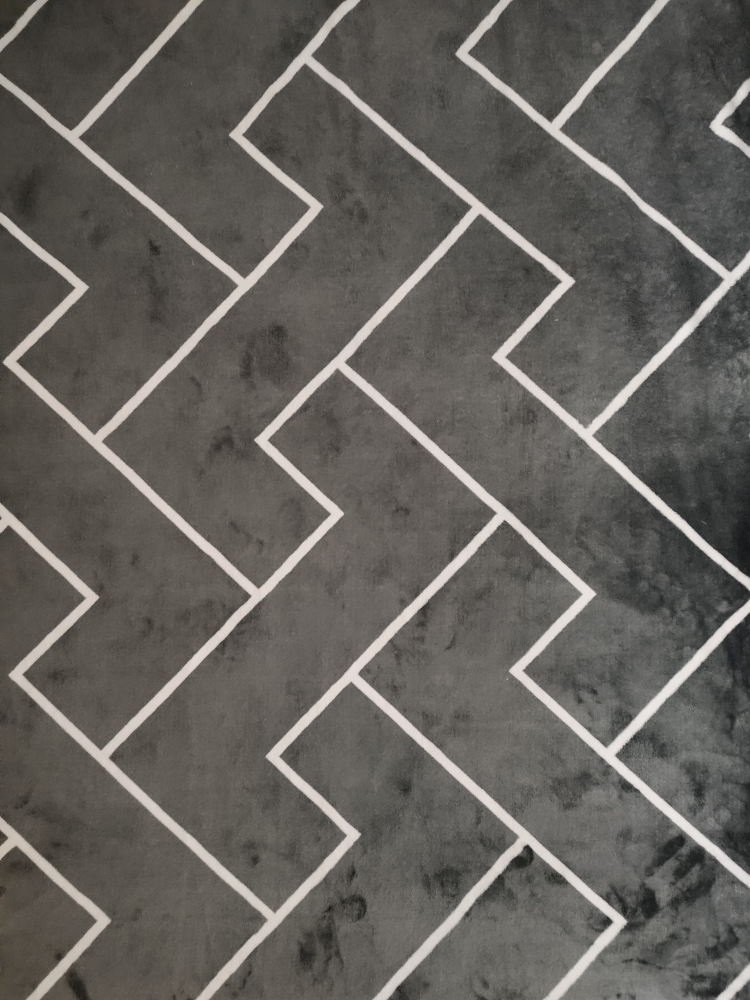
#> input picture 111.jpg, 3000 x 4000 px (shown at 1/4 size)
$ python 'opencv_7直方图与傅里叶变换.py'
#> lines starting #> are read from the running program, lines starting #| are printed output that depends on the picture
import cv2
import matplotlib.pyplot as plt
import numpy as np
import os
os.environ["CUDA_VISIBLE_DEVICES"] = "-1"
os.environ['TF_CPP_MIN_LOG_LEVEL'] = '2'

#cv图片展示通用代码
def cv_show(name,img):
    cv2.imshow(name, img)
    cv2.waitKey(0)  # 等待时间毫秒级，2000ms,0表示任意键终止
    cv2.destroyAllWindows()
#cv颜色通道转成plt颜色通道
def cv_plt(img):
    b, g, r = cv2.split(img)
    img_plt = cv2.merge([r, g, b])
    return img_plt

# [5 lines of commented-out code are left out]

img = cv2.imread('111.jpg')
#> img is the input picture: shape (4000, 3000, 3); mean B, G, R 92.9, 97.6, 100.6
img_noise = cv2.imread('222.jpg')
img_gray = cv2.imread('111.jpg',cv2.IMREAD_GRAYSCALE)
#> img_gray: shape (4000, 3000); min 9, max 237, mean 97.9
img_noise_gray = cv2.imread('222.jpg',cv2.IMREAD_GRAYSCALE)

'''
========================直方图==========================
cv2.calcHist(images,channels,mask,histSize,ranges)

            •image:原图图像格式为uint8/float32，传入图像用[],例如[img]
            •channels:灰度图[0]，彩色图像[0][1][2]BGR。
            •mask:掩模图像
            •histSize:BIN数目
            •ranges:[0-256]
'''
# [14 lines of commented-out code are left out]


'''
========================直方图中的掩膜mask==========================
'''
# #创建掩膜mask，实际上就是规定一个想要的区域，并将其赋值为255，因为opencv中默认255（白色）是想要的区域
# mask = np.zeros(img.shape[:2],np.uint8)
# mask[150:650,150:500] = 255   #mask[y轴,x轴]
# # cv_show('mask',mask)
#
# #与（&）操作，将原图和掩膜做与操作，得到掩膜区域对应在原图中的部分
# masked_img = cv2.bitwise_and(img,img,mask=mask)
# # cv_show('masked_img',masked_img)
#
# hist_full = cv2.calcHist([img],[2],None,[256],[0,256])
# hist_mask = cv2.calcHist([img],[2],mask,[256],[0,256])
#
# img = cv_plt(img)
# masked_img = cv_plt(masked_img)
#
# plt.subplot(221),plt.imshow(img,'gray')
# plt.subplot(222),plt.imshow(mask,'gray')
# plt.subplot(223),plt.imshow(masked_img,'gray')
# plt.subplot(224),plt.plot(hist_full),plt.plot(hist_mask)
# plt.xlim([0,256])   #限定x轴的显示范围为0~256
# plt.show()


'''
========================直方图均衡化==========================
'''
# [15 lines of commented-out code are left out]


'''
========================直方图自适应均衡化==========================
'''
clahe = cv2.createCLAHE(clipLimit=2.0,tileGridSize=(8,8))
res_clahe = clahe.apply(img_gray)
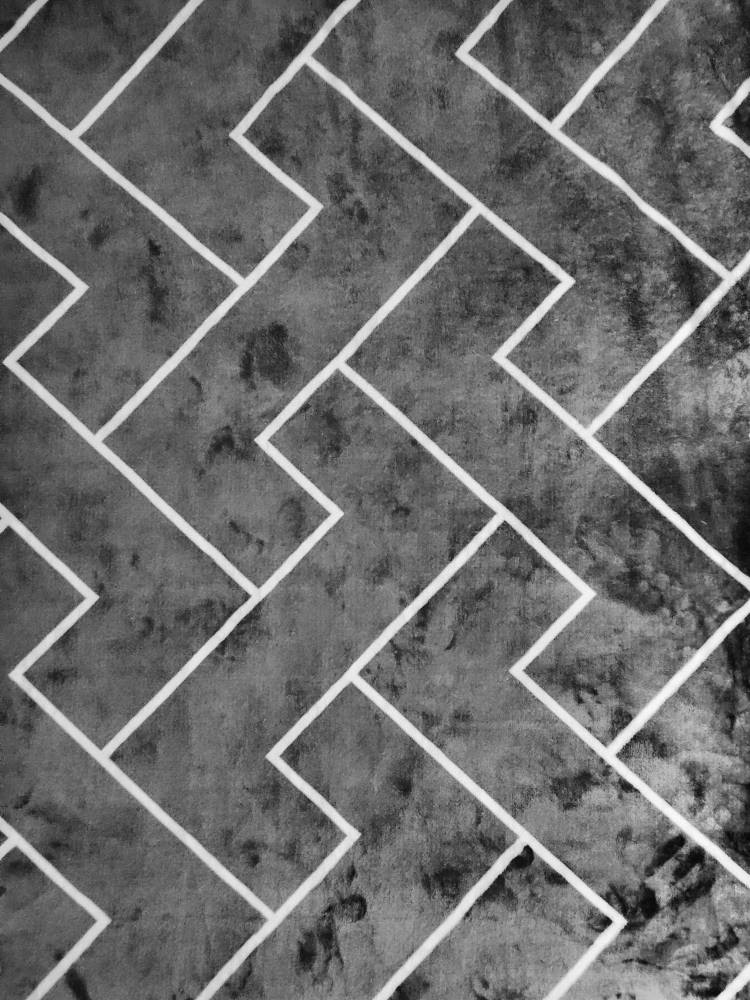
#> res_clahe: shape (4000, 3000) (shown at 1/4 size); min 5, max 250, mean 108.2

#对比原图、均衡化与自适应均衡化
equ = cv2.equalizeHist(img_gray)
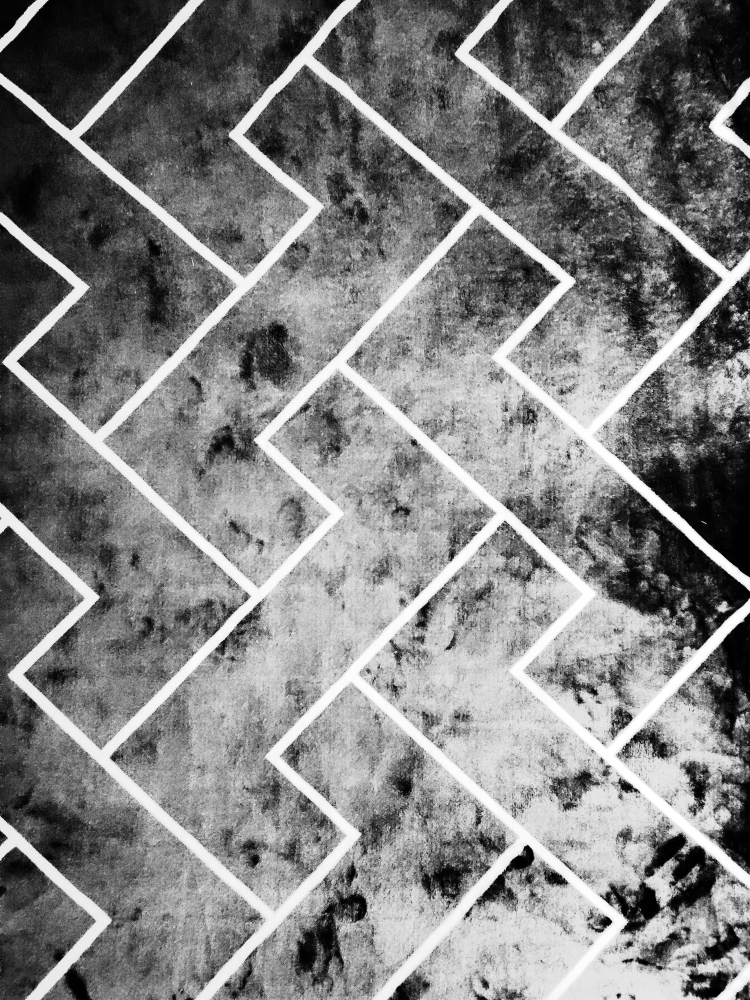
#> equ: shape (4000, 3000) (shown at 1/4 size); min 0, max 255, mean 129.5
plt.subplot(231),plt.imshow(img_gray,'gray'),plt.title('img_gray')
plt.subplot(234),plt.hist(img_gray.ravel(),256),plt.xlim([0,256])
plt.subplot(232),plt.imshow(equ,'gray'),plt.title('equ')
plt.subplot(235),plt.hist(equ.ravel(),256),plt.xlim([0,256])
plt.subplot(233),plt.imshow(res_clahe,'gray'),plt.title('res_clahe')
plt.subplot(236),plt.hist(res_clahe.ravel(),256),plt.xlim([0,256])
plt.show()
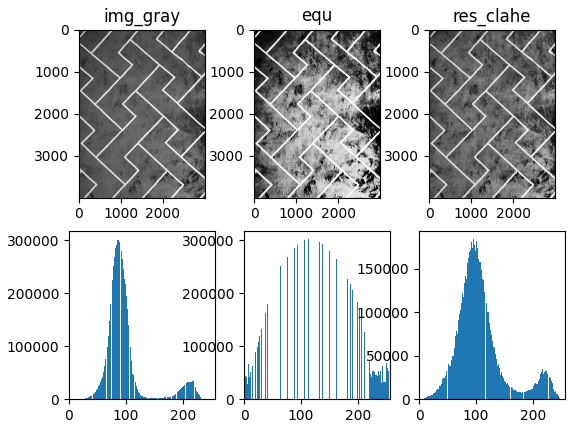
#> figure drawn by matplotlib, 6 panels; panel 2: tallest bar 302140 high, from x = 85.59 to 86.48; panel 4: tallest bar 302140 high, from x = 112.6 to 113.6; panel 6: tallest bar 184126 high, from x = 94.96 to 95.92


'''
========================傅里叶变换==========================
傅里叶变换的物理意义————把图片转换成由中心低频向外逐渐放射高频的频率图
    •高频 变化剧烈 边界区域
    •低频 变化缓慢 图像内部

dft：傅里叶变换
idft：傅里叶逆变换

傅里叶变换作用————滤波：
    •低频滤波器 保留低频，使图像模糊
    •高频滤波器 保留高频，使图像细节增强
    •opencv中主要是cv2.dft()和cv2.idft(),输入图像先转换成np.float32格式。
    •通常频率为0在左上方，shift为转换到中间
    •cv2.dft()返回结果为双通道（实部，虚部）通常需要转换格式（0,255）
'''
# #opencv中规定在做傅里叶变换前，要将图片转换成数据格式
# img_gray_float32 = np.float32(img_gray)
#
# #傅里叶变换
# dft = cv2.dft(img_gray_float32,flags = cv2.DFT_COMPLEX_OUTPUT)
# #将低频的部分拉到中间位置
# dft_shift = np.fft.fftshift(dft)
#
# #傅里叶变换后的数据需要展示，所以将其转换到图片形式，即将实部和虚部映射回图像格式数据，得到灰度图
# magnitude_spectum = 20*np.log(cv2.magnitude(dft_shift[:,:,0],dft_shift[:,:,1]))
#
# plt.subplot(121),plt.imshow(img_gray,cmap = 'gray')
# plt.title('Input Image'),plt.xticks([]),plt.yticks([])
# plt.subplot(122),plt.imshow(magnitude_spectum,cmap = 'gray')
# plt.title('Magnitude Spectum'),plt.xticks([]),plt.yticks([])
# plt.show()


'''
========================傅里叶变换————低频滤波==========================
低频滤波器 保留低频，滤掉高频，也就是说图像中心区域会保持不变，而边界处的图像会变得模糊
'''
# img_gray_float32 = np.float32(img_gray)
#
# dft = cv2.dft(img_gray_float32,flags = cv2.DFT_COMPLEX_OUTPUT)
# dft_shift = np.fft.fftshift(dft)
#
# #锚定中心位置
# rows,cols = img_gray.shape
# crow,ccol = int(rows/2),int(cols/2)
#
# #低频滤波：在中心点框出60*60的矩形，并赋值为1，作为滤频区域
# mask = np.zeros((rows,cols,2),np.uint8)
# # mask[crow-250:crow+250,ccol-250:ccol+250] = 1
# mask[crow-50:crow+50,ccol-50:ccol+50] = 1
#
# #IDFT：傅里叶逆变换
# fshift = dft_shift*mask
# f_ishift = np.fft.ifftshift(fshift)
# img_back = cv2.idft(f_ishift)
# img_back = cv2.magnitude(img_back[:,:,0],img_back[:,:,1])
#
# plt.subplot(121),plt.imshow(img_gray,cmap = 'gray'),plt.title('Input Image'),plt.xticks([]),plt.yticks([])
# plt.subplot(122),plt.imshow(img_back,cmap = 'gray'),plt.title('Result'),plt.xticks([]),plt.yticks([])
# plt.show()


'''
========================傅里叶变换————高频滤波==========================
高频滤波器 保留高频，滤掉低频，也就是说图像中心区域会被滤掉，而边界处的图像会变得清晰，类似描边
'''
# img_gray_float32 = np.float32(img_gray)
#
# dft = cv2.dft(img_gray_float32,flags = cv2.DFT_COMPLEX_OUTPUT)
# dft_shift = np.fft.fftshift(dft)
#
# #中心位置
# rows,cols = img_gray.shape
# crow,ccol = int(rows/2),int(cols/2)
#
# #高频滤波
# mask = np.ones((rows,cols,2),np.uint8)
# mask[crow-10:crow+10,ccol-10:ccol+10] = 0
#
# #IDFT
# fshift = dft_shift*mask
# f_ishift = np.fft.ifftshift(fshift)
# img_back = cv2.idft(f_ishift)
# img_back = cv2.magnitude(img_back[:,:,0],img_back[:,:,1])
#
# plt.subplot(121),plt.imshow(img_gray,cmap = 'gray'),plt.title('Input Image'),plt.xticks([]),plt.yticks([])
# plt.subplot(122),plt.imshow(img_back,cmap = 'gray'),plt.title('Result'),plt.xticks([]),plt.yticks([])
# plt.show()

$ run again, with opencv_cat.jpg copied over 111.jpg
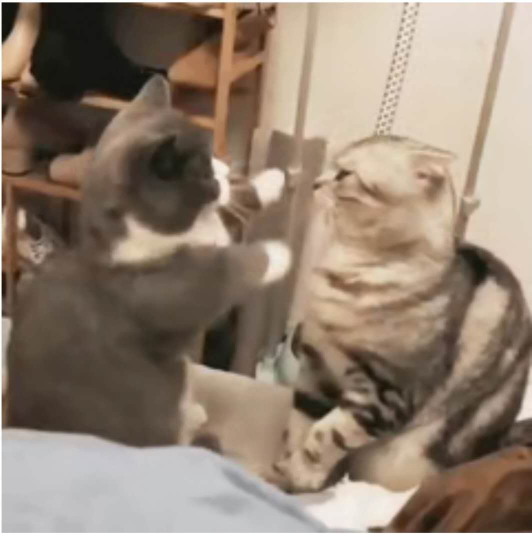
#> input picture opencv_cat.jpg, 1064 x 1068 px (shown at 1/2 size)
#> img is the input picture: shape (1068, 1064, 3); mean B, G, R 112, 127.8, 144.8
#> `res_clahe = clahe.apply(img_gray)`:
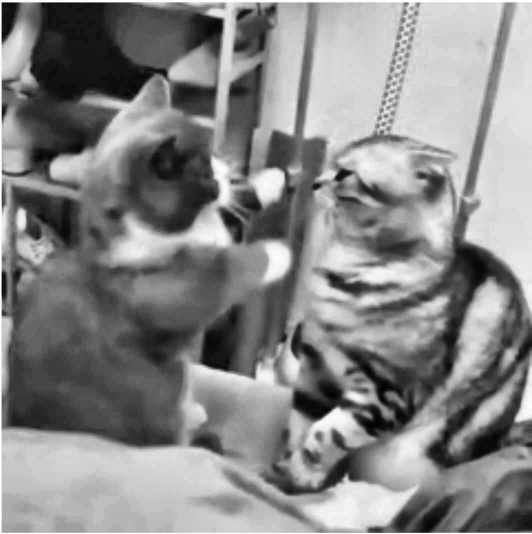
#> res_clahe: shape (1068, 1064) (shown at 1/2 size); min 1, max 255, mean 134.9
#> `equ = cv2.equalizeHist(img_gray)`:
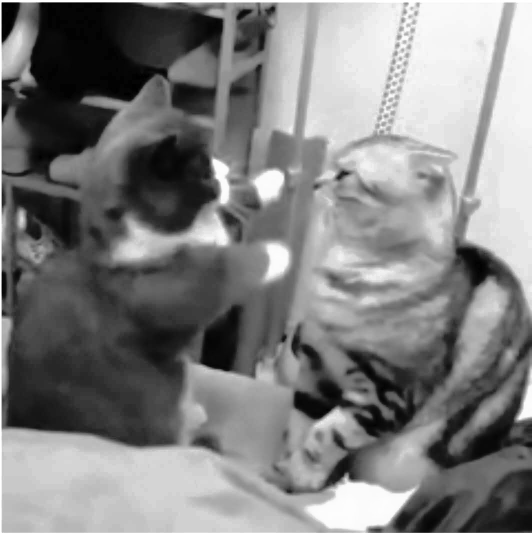
#> equ: shape (1068, 1064) (shown at 1/2 size); min 0, max 255, mean 128.3

$ run again, with 333.jpg copied over 111.jpg
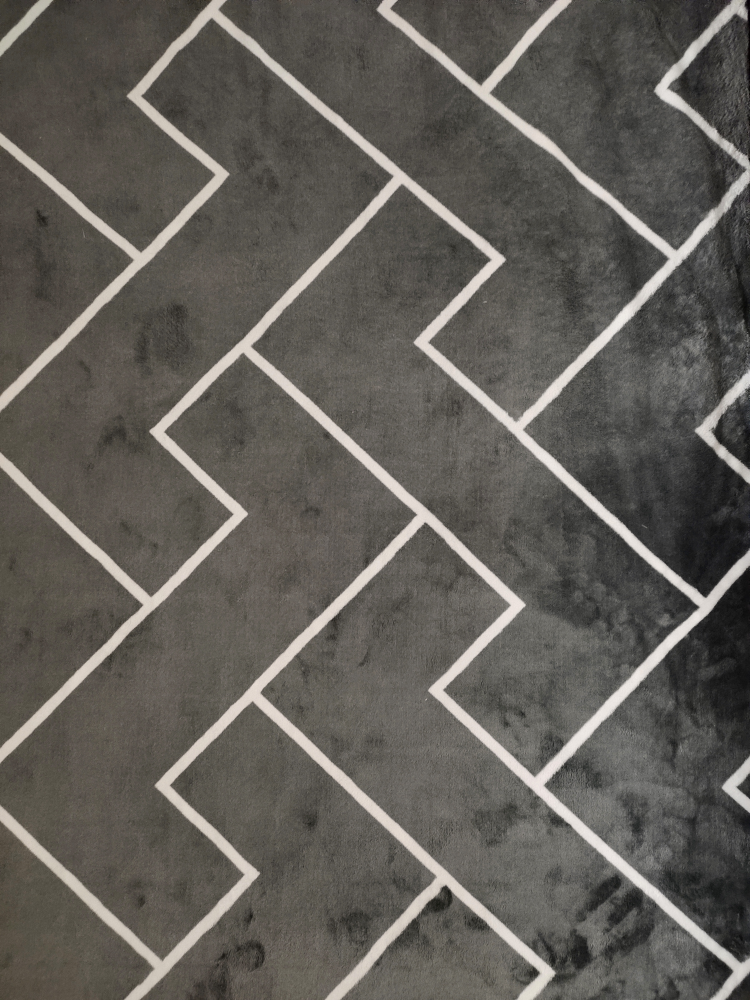
#> input picture 333.jpg, 3000 x 4000 px (shown at 1/4 size)
#> img is the input picture: shape (4000, 3000, 3); mean B, G, R 88.7, 94.3, 97.7
#> `res_clahe = clahe.apply(img_gray)`:
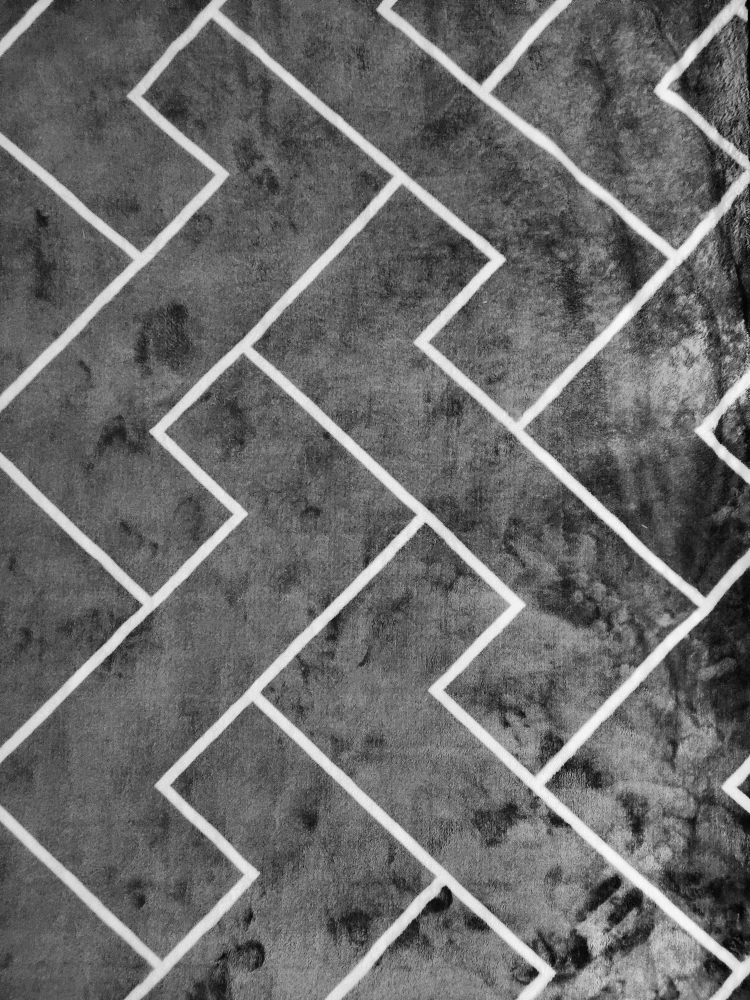
#> res_clahe: shape (4000, 3000) (shown at 1/4 size); min 0, max 252, mean 106.5
#> `equ = cv2.equalizeHist(img_gray)`:
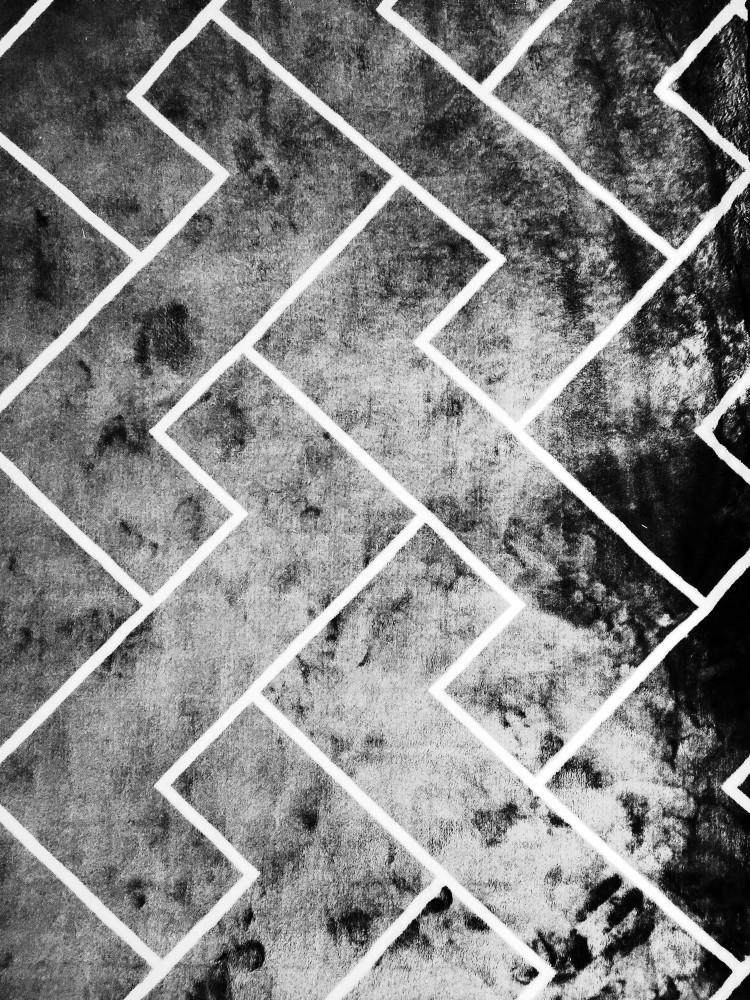
#> equ: shape (4000, 3000) (shown at 1/4 size); min 0, max 255, mean 129.4
